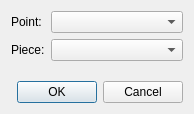
<?xml version="1.0" encoding="UTF-8"?>
<ui version="4.0">
 <class>AnchorPointDialog</class>
 <widget class="QDialog" name="AnchorPointDialog">
  <property name="geometry">
   <rect>
    <x>0</x>
    <y>0</y>
    <width>194</width>
    <height>114</height>
   </rect>
  </property>
  <property name="windowTitle">
   <string>Anchor Point</string>
  </property>
  <property name="windowIcon">
   <iconset resource="../../../vmisc/share/resources/icon.qrc">
    <normaloff>:/icon/64x64/icon64x64.png</normaloff>:/icon/64x64/icon64x64.png</iconset>
  </property>
  <property name="toolTip">
   <string>Anchor Point tool</string>
  </property>
  <layout class="QVBoxLayout" name="verticalLayout">
   <item>
    <layout class="QFormLayout" name="formLayout">
     <item row="0" column="0">
      <widget class="QLabel" name="labelPoint">
       <property name="text">
        <string>Point:</string>
       </property>
      </widget>
     </item>
     <item row="0" column="1">
      <widget class="QComboBox" name="comboBoxPoint"/>
     </item>
     <item row="1" column="0">
      <widget class="QLabel" name="labelPiece">
       <property name="text">
        <string>Piece:</string>
       </property>
      </widget>
     </item>
     <item row="1" column="1">
      <widget class="QComboBox" name="comboBoxPiece"/>
     </item>
    </layout>
   </item>
   <item>
    <widget class="QDialogButtonBox" name="buttonBox">
     <property name="orientation">
      <enum>Qt::Horizontal</enum>
     </property>
     <property name="standardButtons">
      <set>QDialogButtonBox::Cancel|QDialogButtonBox::Ok</set>
     </property>
    </widget>
   </item>
  </layout>
 </widget>
 <resources>
  <include location="../../../vmisc/share/resources/icon.qrc"/>
 </resources>
 <connections>
  <connection>
   <sender>buttonBox</sender>
   <signal>accepted()</signal>
   <receiver>AnchorPointDialog</receiver>
   <slot>accept()</slot>
   <hints>
    <hint type="sourcelabel">
     <x>248</x>
     <y>254</y>
    </hint>
    <hint type="destinationlabel">
     <x>157</x>
     <y>274</y>
    </hint>
   </hints>
  </connection>
  <connection>
   <sender>buttonBox</sender>
   <signal>rejected()</signal>
   <receiver>AnchorPointDialog</receiver>
   <slot>reject()</slot>
   <hints>
    <hint type="sourcelabel">
     <x>316</x>
     <y>260</y>
    </hint>
    <hint type="destinationlabel">
     <x>286</x>
     <y>274</y>
    </hint>
   </hints>
  </connection>
 </connections>
</ui>
